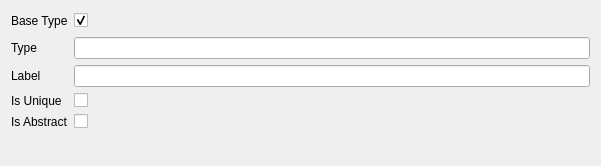
<?xml version="1.0" encoding="UTF-8"?>
<ui version="4.0">
 <class>AttDefDialog</class>
 <widget class="QWidget" name="AttDefDialog">
  <property name="geometry">
   <rect>
    <x>0</x>
    <y>0</y>
    <width>601</width>
    <height>166</height>
   </rect>
  </property>
  <property name="windowTitle">
   <string>Definitions</string>
  </property>
  <layout class="QFormLayout" name="formLayout">
   <item row="0" column="0">
    <widget class="QLabel" name="label_7">
     <property name="text">
      <string>Base Type</string>
     </property>
    </widget>
   </item>
   <item row="1" column="0">
    <widget class="QLabel" name="label_6">
     <property name="text">
      <string>Type</string>
     </property>
    </widget>
   </item>
   <item row="1" column="1">
    <widget class="QLineEdit" name="leType"/>
   </item>
   <item row="3" column="0">
    <widget class="QLabel" name="label_4">
     <property name="text">
      <string>Label</string>
     </property>
    </widget>
   </item>
   <item row="3" column="1">
    <widget class="QLineEdit" name="leLabel"/>
   </item>
   <item row="5" column="0">
    <widget class="QLabel" name="label">
     <property name="text">
      <string>Is Unique</string>
     </property>
    </widget>
   </item>
   <item row="5" column="1">
    <widget class="QCheckBox" name="cbUnique">
     <property name="text">
      <string/>
     </property>
    </widget>
   </item>
   <item row="6" column="0">
    <widget class="QLabel" name="label_2">
     <property name="text">
      <string>Is Abstract</string>
     </property>
    </widget>
   </item>
   <item row="6" column="1">
    <widget class="QCheckBox" name="cbAbstract">
     <property name="text">
      <string/>
     </property>
    </widget>
   </item>
   <item row="0" column="1">
    <layout class="QHBoxLayout" name="horizontalLayout">
     <item>
      <widget class="QCheckBox" name="cbBaseType">
       <property name="text">
        <string/>
       </property>
       <property name="checked">
        <bool>true</bool>
       </property>
      </widget>
     </item>
     <item>
      <widget class="QLabel" name="laBaseType">
       <property name="text">
        <string/>
       </property>
      </widget>
     </item>
     <item>
      <spacer name="horizontalSpacer">
       <property name="orientation">
        <enum>Qt::Horizontal</enum>
       </property>
       <property name="sizeHint" stdset="0">
        <size>
         <width>40</width>
         <height>20</height>
        </size>
       </property>
      </spacer>
     </item>
    </layout>
   </item>
  </layout>
 </widget>
 <resources/>
 <connections/>
</ui>
